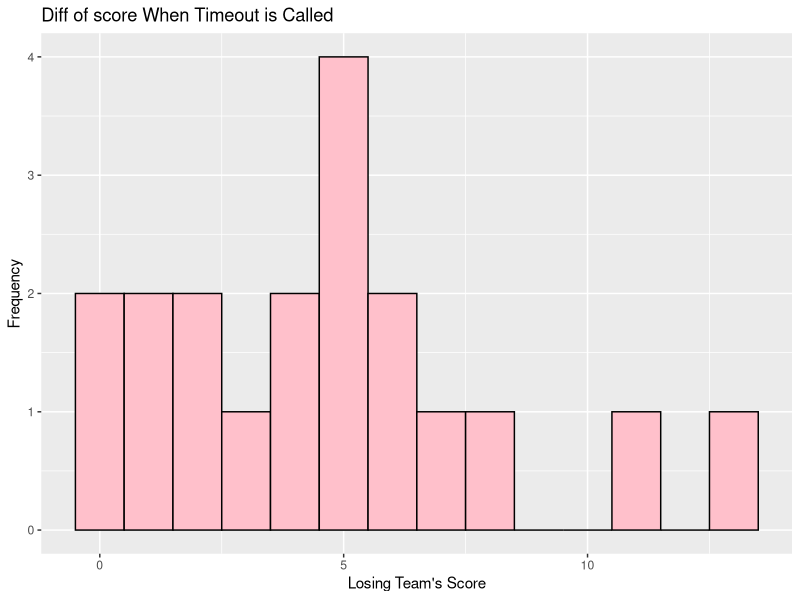

Here is the R script that generated this plot: (Note: this script raises an error after producing the figure.)
## ---- chunk 1
library(readr)
library(tidyverse)
library(dplyr)
library(magrittr)
library(caret)

timeout <- read.csv("slhess20/data/timeout.csv")
## ---- chunk 2
#filter data to only be slu timeouts in 2014 only
timeout1 <- timeout %>% 
  filter(play_descripton == "Timeout St. Lawrence.", 
         ) 
timeout1 <- timeout1[grepl("^2019", timeout1$Date), ]
library(dplyr)
timeout1 <- timeout1 %>% 
  mutate(losing_score = ifelse(prev_home_score > prev_visiting_score, prev_visiting_score, prev_home_score))


timeout1 <- timeout1 %>% 
  select(url, timeout, set,prev_home_score, prev_visiting_score, losing_score, losing_team, set_winner, losing_team_wins)
#timeout1 <- timeout1 %>% 
 # group_by(url)

tally <- timeout1 %>% 
  mutate(losing_score = ifelse(losing_team == "home", prev_home_score, prev_visiting_score), 
         winning_score = ifelse(losing_team == "home", prev_visiting_score, prev_home_score),
         point_diff = winning_score - losing_score,
         timeout_ind = ifelse(timeout == TRUE, 1, 0)) %>% 
  select(losing_score, winning_score, set, url, timeout_ind, point_diff, losing_team_wins)

# get distribution of how many points team has when timeout is called
# tally 

# pull previous data for timeout
# timeout team score vs other team 
# 3 columns table your score/ other team score/ timeout

# model num timeouts based on the point differential.

## ---- chunk 3
# Visualize distribution of points when timeout is called
win_diff <- tally %>% filter(losing_team_wins)

ggplot(tally, aes(x = winning_score - losing_score)) +
  geom_histogram(binwidth = 1, fill = "pink", color = "black") +
  labs(title = "Diff of score When Timeout is Called",
       x = "Losing Team's Score", y = "Frequency")




## ---- chunk 4
# Compute observed frequencies for each point differential
observed_freq <- table(tally$losing_score[tally$set == 1])

observed_values <- as.numeric(names(observed_freq))

n <- sum(observed_freq)
p <- 1 / (1 + mean(tally$point_diff[tally$timeout_ind == 1]))
expected_prob <- dgeom(observed_values, prob = p)

# Normalize expected probabilities to sum up to 1
expected_prob <- expected_prob / sum(expected_prob) * n

# Perform chi-square goodness-of-fit test
chi_sq_test <- chisq.test(observed_freq, p = expected_prob)

# Print the results
print(chi_sq_test)
